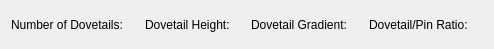
<?xml version="1.0" encoding="UTF-8"?>
<ui version="4.0">
 <class>LineDove2</class>
 <widget class="QWidget" name="LineDove2">
  <property name="geometry">
   <rect>
    <x>0</x>
    <y>0</y>
    <width>494</width>
    <height>49</height>
   </rect>
  </property>
  <layout class="QHBoxLayout">

   <item>
    <widget class="QLabel" name="labelDovetailAmount">
     <property name="text">
      <string>Number of Dovetails:</string>
     </property>
     <property name="buddy">
      <cstring>DovetailNumber</cstring>
     </property>
    </widget>
   </item>
   <item>
    <widget class="RMathLineEdit" name="DovetailNumber" native="true">
     <property name="maximumSize">
      <size>
       <width>100</width>
       <height>16777215</height>
      </size>
     </property>
     <property name="text" stdset="0">
      <string notr="true">5</string>
     </property>
    </widget>
   </item>

   <item>
    <widget class="QLabel" name="labelDovetailHeight">
     <property name="text">
      <string>Dovetail Height:</string>
     </property>
     <property name="buddy">
      <cstring>DovetailHeight</cstring>
     </property>
    </widget>
   </item>
   <item>
    <widget class="RMathLineEdit" name="DovetailHeight" native="true">
     <property name="maximumSize">
      <size>
       <width>100</width>
       <height>16777215</height>
      </size>
     </property>
     <property name="text" stdset="0">
      <string notr="true">20</string>
     </property>
    </widget>
   </item>
   
   
   <item>
    <widget class="QLabel" name="labelDovetailGradient">
     <property name="text">
      <string>Dovetail Gradient:</string>
     </property>
     <property name="buddy">
      <cstring>DovetailGradient</cstring>
     </property>
    </widget>
   </item>
   <item>
    <widget class="RMathLineEdit" name="DovetailGradient" native="true">
     <property name="maximumSize">
      <size>
       <width>100</width>
       <height>16777215</height>
      </size>
     </property>
     <property name="text" stdset="0">
      <string notr="true">7</string>
     </property>
    </widget>
   </item>
   
   
   <item>
    <widget class="QLabel" name="labelPinRatio">
     <property name="text">
      <string>Dovetail/Pin Ratio:</string>
     </property>
     <property name="buddy">
      <cstring>PinRatio</cstring>
     </property>
    </widget>
   </item>
   <item>
    <widget class="RMathLineEdit" name="PinRatio" native="true">
     <property name="maximumSize">
      <size>
       <width>100</width>
       <height>16777215</height>
      </size>
     </property>
     <property name="text" stdset="0">
      <string notr="true">1</string>
     </property>
    </widget>
   </item>
   
  </layout>
 </widget>
 <customwidgets>
  <customwidget>
   <class>RMathLineEdit</class>
   <extends>QWidget</extends>
   <header>rmathlineedit.h</header>
  </customwidget>
 </customwidgets>
 <resources/>
 <connections/>
</ui>
